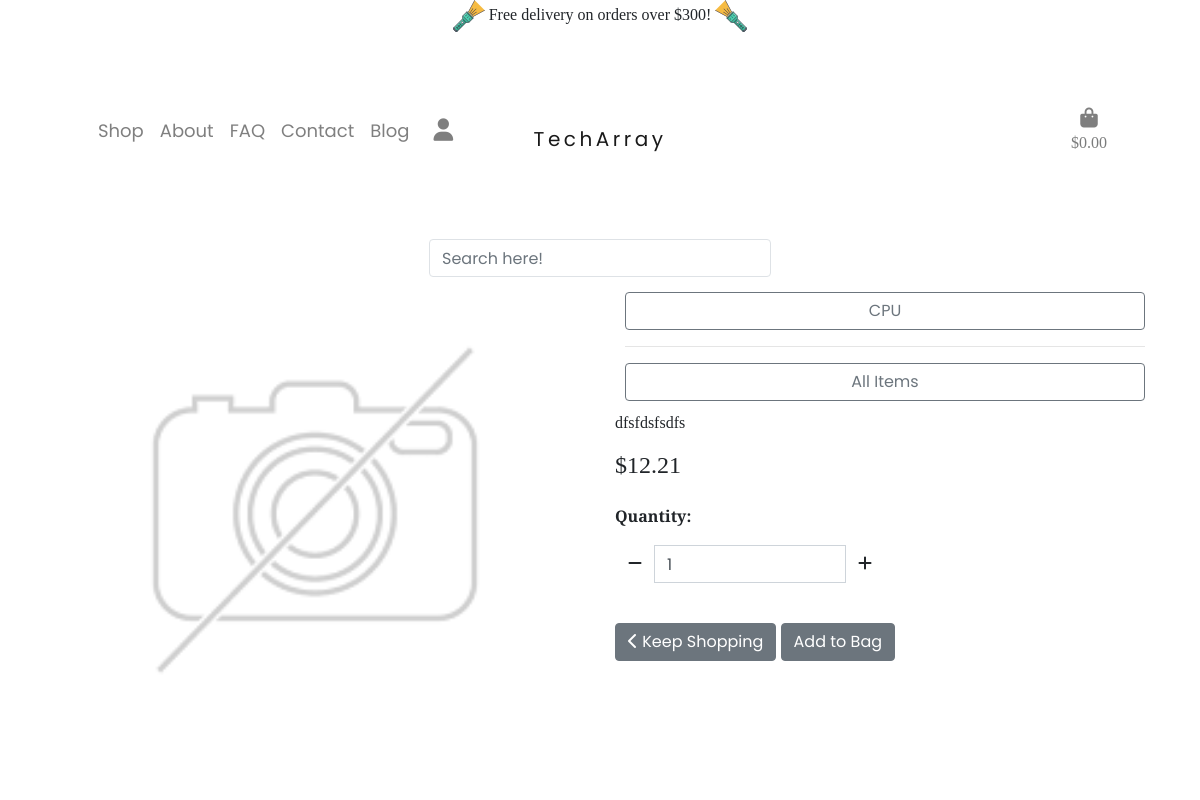
Screenshot of /products/13/ with the database file from the repository.
### products/models.py (models this page shows, shortened)
class Product(models.Model):
    category = models.ForeignKey('Category', null=True, blank=True, on_delete=models.SET_NULL)
    sku = models.UUIDField(default=uuid.uuid4, editable=True, unique=True)
    name = models.CharField(max_length=254)
    description = models.TextField()
    price = models.DecimalField(max_digits=6, decimal_places=2)
    image_url = models.URLField(max_length=1024, null=True, blank=True)
    image = models.ImageField(null=True, blank=True)

class Category(models.Model):
    name = models.CharField(max_length=254)
    friendly_name = models.CharField(max_length=254, null=True, blank=True)

### products/views.py (the view)
# urls.py: path('<int:product_id>/', views.product_detail, name='product_detail'),
def product_detail(request, product_id):
    product = get_object_or_404(Product, pk=product_id)
    context = {
        'product': product,
    }
    return render(request, 'products/product_detail.html', context)

### bag/contexts.py (called while the page is built, shortened)
def bag_contents(request):
    bag_items = []
    total = 0
    product_count = 0
    bag = request.session.get('bag', {})
    if total < settings.FREE_DELIVERY_THRESHOLD:
        delivery = total * Decimal(settings.STANDARD_DELIVERY_PERCENTAGE / 100)
        free_delivery_delta = settings.FREE_DELIVERY_THRESHOLD - total
    else:
        delivery = 0
        free_delivery_delta = 0
    grand_total = delivery + total
    context = {
        'bag_items': bag_items,
        'total': total,
        'product_count': product_count,
        'delivery': delivery,
        'free_delivery_delta': free_delivery_delta,
        'free_delivery_threshold': settings.FREE_DELIVERY_THRESHOLD,
        'grand_total': grand_total,
    }
    return context

### products/templates/products/product_detail.html (shortened to what this page needs)
{% extends "base.html" %} {% load static %} {% block content %}
<div class="container container-padding product-detail-container">
    <div class="row">
        <div class="col-sm offset-md product-detail-image">
            {% if product.image %}
            <img class="card-img-top" src="{{ product.image.url }}" alt="{{ product_name }}" />
            {% else %}
            <img class="card-img-top" src="{{ MEDIA_URL }}noimage.png" alt="{{ product_name }}" />
            {% endif %}
        </div>
        <div class="col-sm col-md">
            <div>
                <h2 class="pb-1">{{ product.name }}</h2>
                <div class="product-detail-btns">
                    {% if product.category %}
                    <a class="text-decoration-none btn btn-outline-secondary w-100 h-100" href="{% url 'products' %}?category={{ product.category.name }}">{{ product.category.friendly_name }}
                        </a>
                    {% endif %}
                    <hr>
                    <a class="text-decoration-none btn btn-outline-secondary w-100 h-100" href="{% url 'products' %}">
                      <span> All Items</span>
                    </a>
                  </div>
                <p>{{ product.description }}</p>
                <p class="h4">${{ product.price }}</p>
            </div>
            <form class="form" action="{% url 'add_to_bag' product.id %}" method="POST">
                <div class="form-row">
                    <div class="col-12">
                        <p class="mt-3"><strong>Quantity:</strong></p>
                        <div class="form-group w-50">
                            <div class="input-group">
                                <div class="input-group-prepend">
                                    <button class="decrement-qty btn" data-item_id="{{ product.id }}"
                                        id="decrement-qty_{{ product.id }}">
                                        <span class="icon">
                                            <i class="fas fa-minus"></i>
                                        </span>
                                    </button>
                                </div>
                                <input class="form-control qty_input" type="number" name="quantity" value="1" min="1"
                                    max="99" data-item_id="{{ product.id }}" id="id_qty_{{ product.id }}" />
                                <div class="input-group-append">
                                    <button class="increment-qty btn" data-item_id="{{ product.id }}"
                                        id="increment-qty_{{ product.id }}">
                                        <span class="icon">
                                            <i class="fas fa-plus"></i>
                                        </span>
                                    </button>
                                </div>
                            </div>
                        </div>
                    </div>
                    <div class="col-12 mt-4 mb-4">
                        <a href="{% url 'products' %}" class="btn btn-secondary">
                            <span class="icon">
                                <i class="fas fa-chevron-left"></i>
                            </span>
                            <span>Keep Shopping</span>
                        </a>
                        <input type="submit" class="btn btn-secondary" value="Add to Bag" />
                    </div>
                </div>
            </form>
        </div>
    </div>
</div>
{% endblock %}

### static/css/base.css (style rules this page uses)
* { margin: 0; padding: 0; }
html, body { width: auto; overflow-x: hidden!important ; }
body { font-family: 'Poppins', serif; }
p { font-family: 'Spectral', serif; font-weight: 500 !important; }
h2 { color: #5a5656; }
.container-padding { padding-top: 15em; }
.product-detail-btns { text-decoration: gray; margin: 10px; }

### rows the page displays
Product: category.friendly_name "CPU", description "dfsfdsfsdfs", price "12.21"

### other values shown
{{ free_delivery_threshold }} "300"
